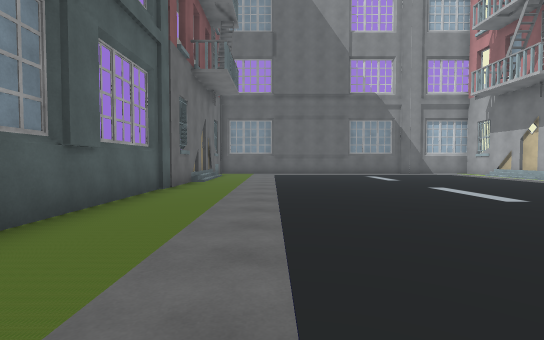
View 1 (above)

19 first-person views from a walk through a 3-D level made in the Unity game engine. The camera is 1.4 m above the floor, tilts 2° down and sees 85° across. The floor is counted in squares, 2 m on a side. Each view is taken from the middle of a square. On the plan, view 1 faces up. The plan holds only what a view shows up to about 10 squares ahead; the rest is blank. The place goes on beyond the plan. The player is left out. Some surface patterns are stand-ins.

View 2
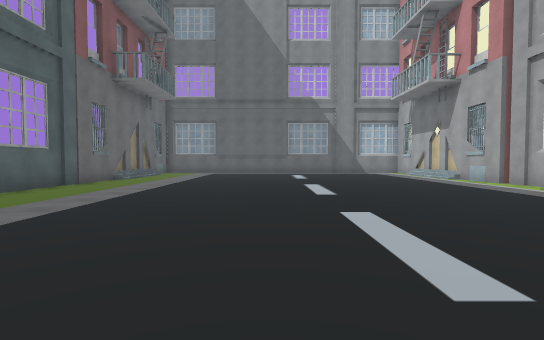

View 3
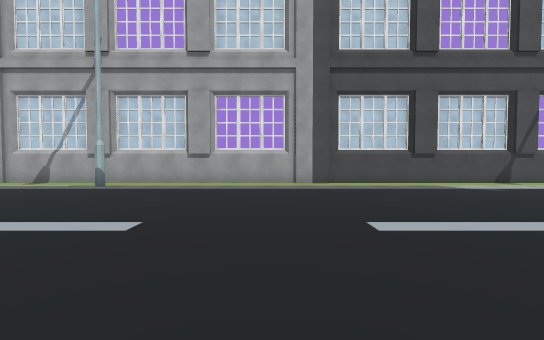

View 4
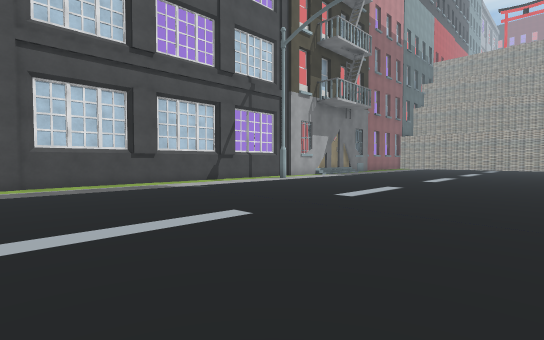

View 5
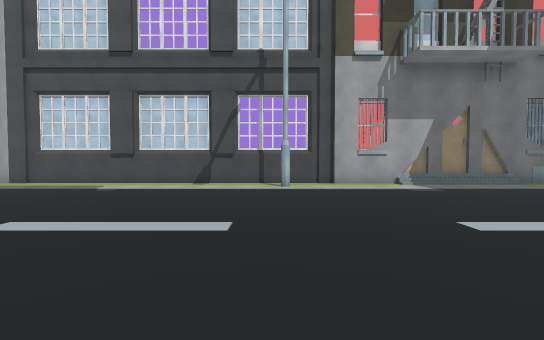

View 6
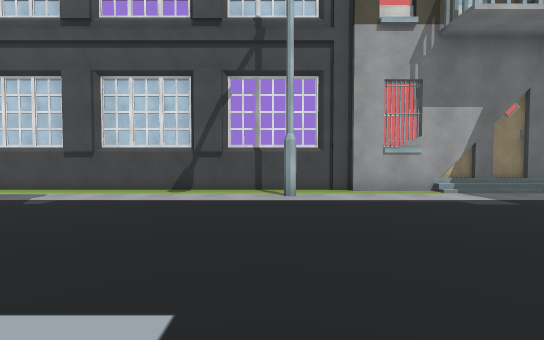

View 7
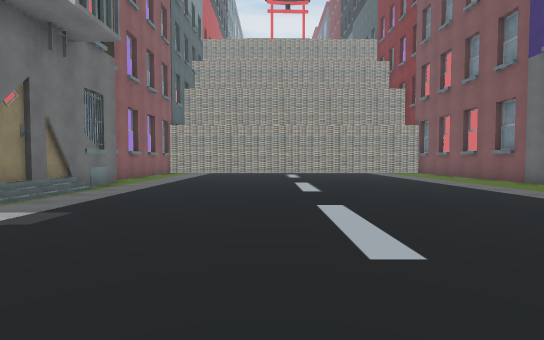

View 8
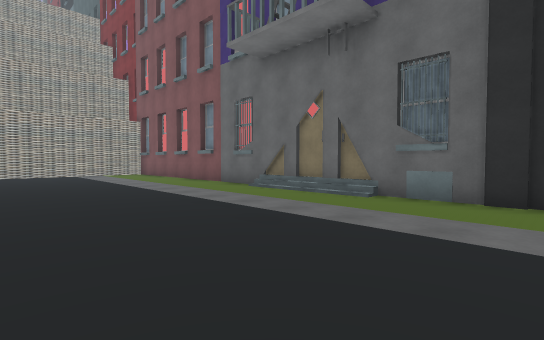

View 9
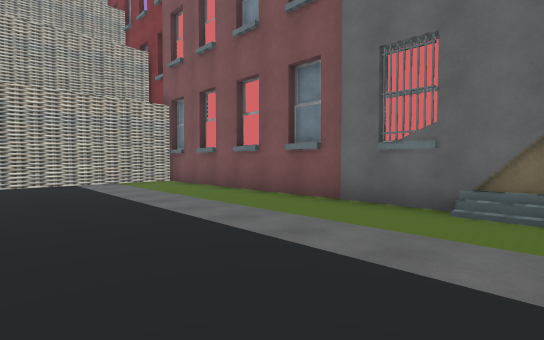

View 10
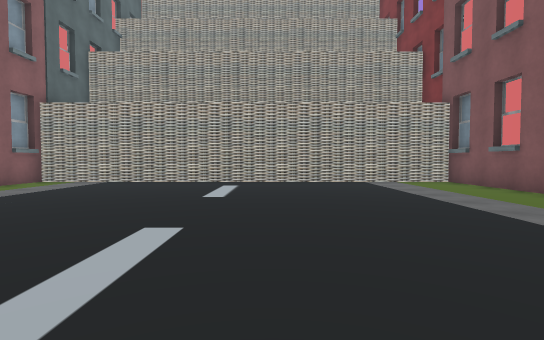

View 11
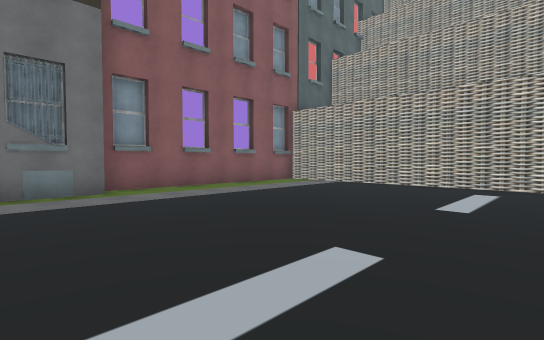

View 12
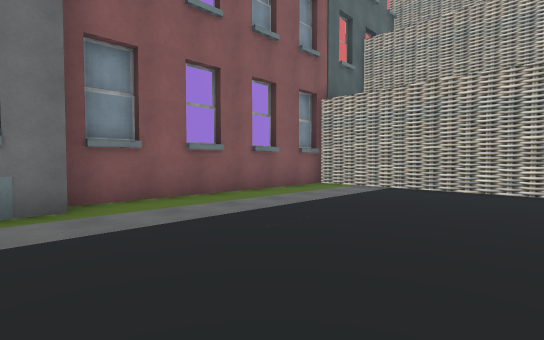

View 13
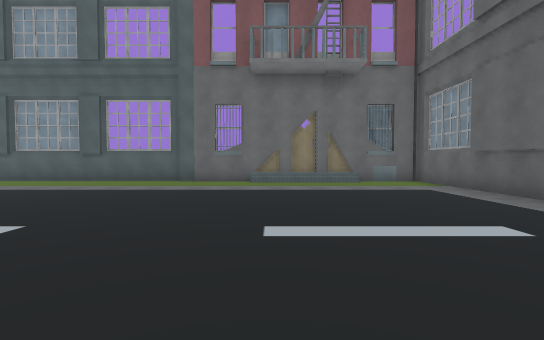

View 14
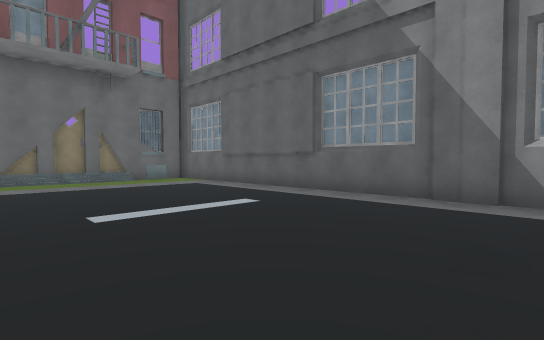

View 15
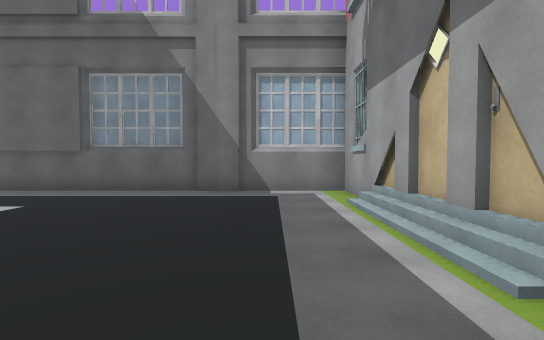

View 16
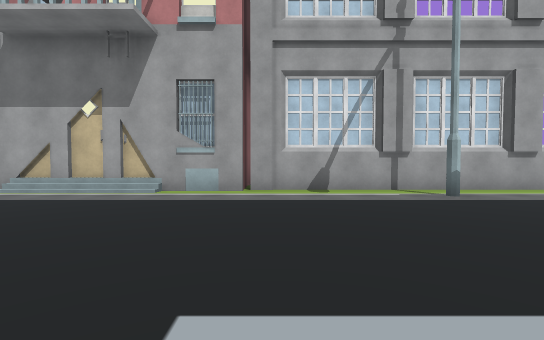

View 17
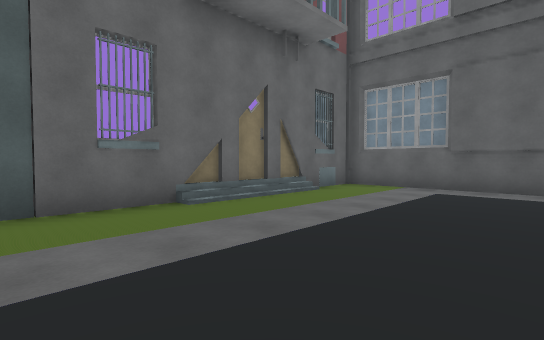

View 18
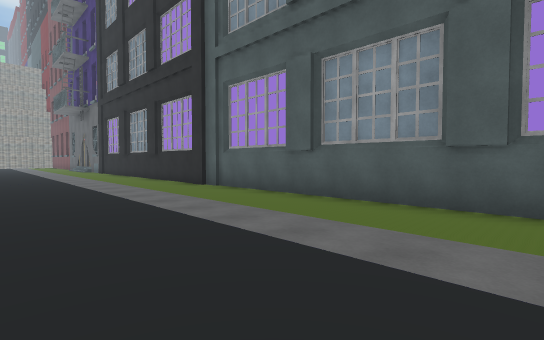

View 19
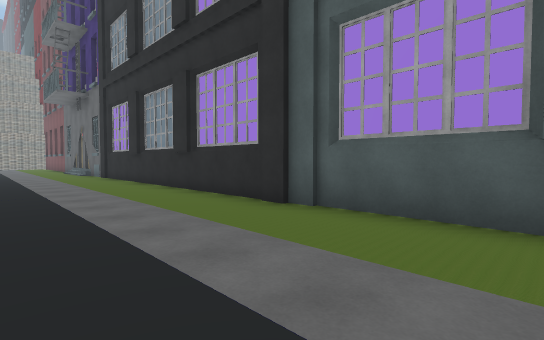

### Floor plan
Key: @ floor where view 1 was taken; # wall or solid block; . floor; B building.
Columns run from 3 left of view 1 to 11 right of it. Each row starts with its distance up from view 1.
 15 ############B#
 14 #............#
 13 #............#
 12 #............#
 11 #............#
 10 #............#
  9 #............B
  8 B............##
  7 #............#
  6 #............B
  5 #............#
  4 #............#
  3 #............#
  2 #............#
  1 #............#
  0 #..@.........B
 -1 #............#
 -2 #............#
 -3 #............#
 -4 B............#
 -5 #............#
 -6 #............#
 -7 B............B
 -8 #............#
 -9 #............#
-10 B............#
-11 #............#
-12 #............#
-13 B............B
-14 #............#
-15 #............#
-16 #............#
-17 #............#
-18 #............#
-19 #.............
-20 #.............
-21 #.............
-22 #.............
-23 B............B
-24 #.............
-25 #.............
-26 ##############

Where each view was taken, in squares from view 1:
view 1: 0 up, 0 right, facing up
view 2: 1 down, 3 right, facing up
view 3: 1 down, 1 right, facing right
view 4: 2 down, 1 right, facing down-right
view 5: 10 down, 1 right, facing right
view 6: 10 down, 3 right, facing right
view 7: 10 down, 5 right, facing down
view 8: 11 down, 3 right, facing down-left
view 9: 16 down, 2 right, facing down-left
view 10: 16 down, 3 right, facing down
view 11: 17 down, 3 right, facing down-right
view 12: 18 down, 5 right, facing down-right
view 13: 10 up, 7 right, facing left
view 14: 9 up, 8 right, facing up-left
view 15: 8 up, 8 right, facing up
view 16: 7 up, 3 right, facing right
view 17: 7 up, 2 right, facing up-left
view 18: 5 up, 2 right, facing down-left
view 19: 1 up, 1 right, facing down-left
